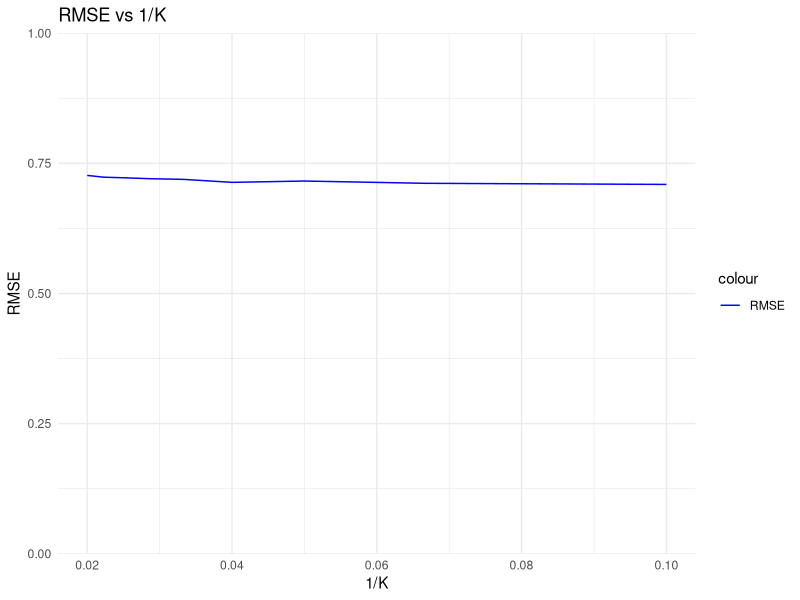
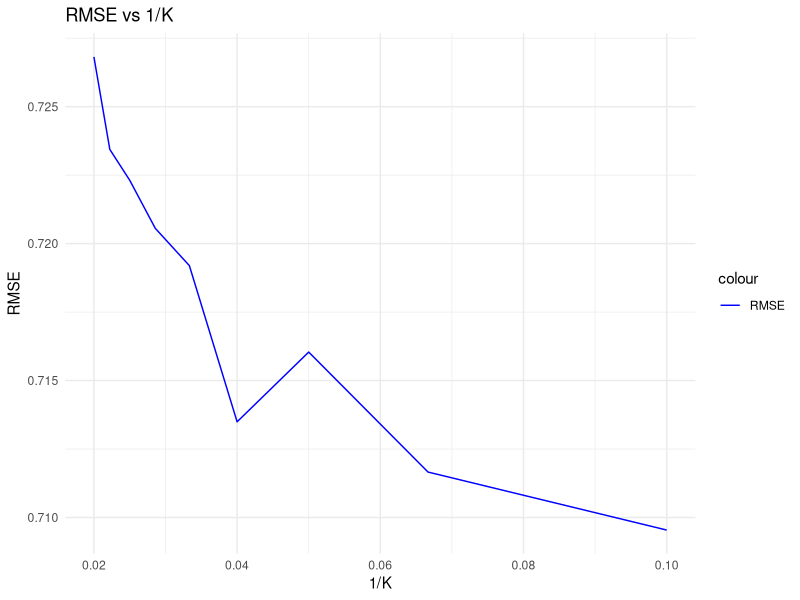

Source code (R) for these figures, in order: (Note: this script raises an error after producing the figures.)
## ---- chunk 1
# Load the training data
train <- read.csv("wineq_train.csv", stringsAsFactors=F)
# Load the test data
test <- read.csv("wineq_validation.csv", , stringsAsFactors=F)
## ---- chunk 2
# Compactly Display the Structure of an Arbitrary R Object
str(train)

# Take an initial view of the dataset
summary(train)
## ---- chunk 3
fit = lm(quality ~ ., data=train)
summary(fit)
yhat = predict(fit, newdata=test)

# Put the prediction in a file for the submission on the platform
write.table(file="mySubmission.txt", yhat, row.names = FALSE, col.names = FALSE)
## ---- chunk 4
MSE <- function(y, model){
  yhat = predict(model) # Estimated y computed on the basis of the features
  mean((y-yhat)^2)
}

RMSE <- function(y, model){
  sqrt(MSE(y,model))
}
## ---- chunk 5
mse = MSE(y=train$quality, model=fit)
# Square root of MSE
sqrt(mse)
## ---- chunk 6
#library(ggplot2)
#require(graphics)
#pairs(train)
#ggplot(cor(train))

#ggcorrplot(cor(train))
#heatmap(cor(train))

#plot(train$alcohol, train$quality)
#plot(train$total.sulfur.dioxide, train$free.sulfur.dioxide)
#abline(fit)
#cor(train)
## ---- chunk 7
fit_m3 = lm(quality ~ . -citric.acid -chlorides -total.sulfur.dioxide, data=train)
yhat = predict(fit_m3, newdata=test)
RMSE(y=train$quality, model=fit_m3)
write.table(file="mySubmission.txt", yhat, row.names = FALSE, col.names = FALSE)
## ---- chunk 8
fit_m3n2 = lm(quality ~ . -citric.acid - chlorides - total.sulfur.dioxide - density, data=train) 
yhat = predict(fit_m3n2, newdata=test)
RMSE(y=train$quality, model=fit_m3n2)
## ---- chunk 9
fit_m3n3 = lm(quality ~ . -citric.acid - chlorides - total.sulfur.dioxide - residual.sugar, data=train) 
yhat = predict(fit_m3n3, newdata=test)
RMSE(y=train$quality, model=fit_m3n3)
## ---- chunk 10
library(class)
library(caret)

k_values <- seq(from=10, to=50, by=5) # Define the values of K for cross-validation
results <- data.frame(K = integer(), oneOverK = numeric(), RMSE_train = numeric(), RMSE_cv = numeric())

# Perform k-fold cross-validation for each K value
for (k in k_values) {
  # Define the KNN control parameters for cross-validation
  # number: the number of folds
  ctrl <- trainControl(method = "cv", number = 5, savePredictions = TRUE)

  # Define the KNN model
  model <- train(quality ~ ., data = train, method = "knn", trControl = ctrl, tuneGrid = data.frame(k = k), preProcess = c("center","scale") )
  
  # Store results
  results <- rbind(results, data.frame(K = model$results$k, oneOverK = 1/model$results$k, RMSE = model$results$RMSE))
}

# Plot RMSE based on train data and cross-validation

oneOverK <- results$oneOverK
RMSE <- results$RMSE
ggplot(results, aes(x = oneOverK)) +
  geom_line(aes(y = RMSE, color = "RMSE")) +
  scale_color_manual(values = c("RMSE" = "blue")) +
  #scale_x_continuous(expand=c(0, 0), limits=c(0, 0.2)) +
  scale_y_continuous(expand=c(0, 0), limits=c(0, 1)) +
  labs(x = "1/K", y = "RMSE") +
  ggtitle("RMSE vs 1/K") +
  theme_minimal()

ggplot(results, aes(x = oneOverK)) +
  geom_line(aes(y = RMSE, color = "RMSE")) +
  scale_color_manual(values = c("RMSE" = "blue")) +
  #scale_x_continuous(expand=c(0, 0), limits=c(0, 0.2)) +
  #scale_y_continuous(expand=c(0, 0), limits=c(0, 1)) +
  labs(x = "1/K", y = "RMSE") +
  ggtitle("RMSE vs 1/K") +
  theme_minimal()
## ---- chunk 11
library("caret")
set.seed(1234)

rm(list = ls())

data <- read.csv("wineq_train.csv", stringsAsFactors=F)

#data$quality <- as.factor(data$quality)
train <- createDataPartition(data[, "quality"], p=0.75, list=FALSE)
data.trn <- data[train,]
data.tst <- data[-train,]
## ---- chunk 12
sqrt(nrow(data))

ctrl <- trainControl(method="cv", number=10) #10 fold cross validation

model <- train(quality ~ .,
               method = "knn",
               trControl = ctrl,
               preProcess = c("center","scale"),
               tuneGrid = data.frame(k=seq(1, 100, by=1)),
               data = data.trn)

RMSES = c()
for (k in seq(1, 100, by=1)) {
  yhat = predict(model, newdata=train)
  RMSE(y=train$quality, model=model)
}



# best        model
# 0.7151333   quality ~ .
# 

print(model)
plot(model)

plot(1/model$results$k, model$results$RMSE, type = "l", xlab = "1/k", ylab = "RMSE", main = "RMSE vs 1/k", col="blue")
## ---- chunk 13
# Create all possible combinations of features
all_features <- colnames(train)  # Assuming 'train' is your training data frame
all_features <- setdiff(all_features, "quality")  # Remove the dependent variable
feature_combinations <- lapply(1:length(all_features), function(x) combn(all_features, x))

# Fit models and calculate RMSE for each combination
best_rmse <- Inf
best_model <- NULL
for (i in seq_along(feature_combinations)) {
  combinations <- feature_combinations[[i]]
  for (j in 1:ncol(combinations)) {
    formula <- as.formula(paste("quality ~", paste(combinations[, j], collapse = " + ")))
    model <- lm(formula, data = train)
    rmse <- RMSE(train$quality, model)
    if (rmse < best_rmse) {
      best_rmse <- rmse
      best_model <- model
    }
  }
}

summary(best_model)
RMSE(y=train$quality, model=best_model)
yhat = predict(best_model, newdata=test)
## ---- chunk 14

# Take 80% of the data for training and 20% for validation 
set.seed(123)
train_index <- sample(1:nrow(train), 0.8*nrow(train))
partialTrain <- train[train_index,]
partialValidation <- train[-train_index,]

# Create all possible combinations of features
all_features <- colnames(partialTrain)  # Assuming 'train' is your training data frame
all_features <- setdiff(all_features, "quality")  # Remove the dependent variable
feature_combinations <- lapply(1:length(all_features), function(x) combn(all_features, x))

# Fit models and calculate RMSE for each combination
best_rmse <- Inf
best_model <- NULL
for (i in seq_along(feature_combinations)) {
  combinations <- feature_combinations[[i]]
  for (j in 1:ncol(combinations)) {
    formula <- as.formula(paste("quality ~", paste(combinations[, j], collapse = " + ")))
    model <- lm(formula, data = partialTrain)
    rmse <- RMSE(train$quality, model)
    if (rmse < best_rmse) {
      best_rmse <- rmse
      best_model <- model
    }
  }
}

summary(best_model)
best_rmse
yhat = predict(best_model, newdata=test)
write.table(file="mySubmission2.txt", yhat, row.names = FALSE, col.names = FALSE)
